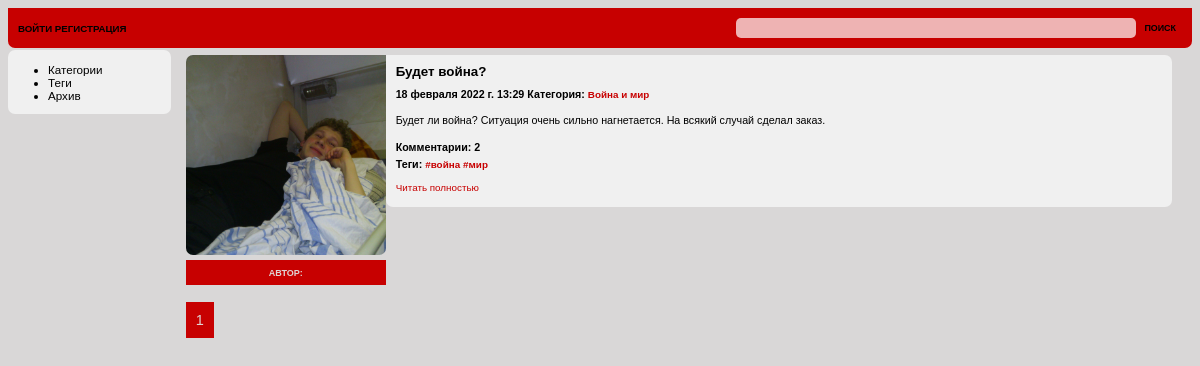
The app's page /, older data.
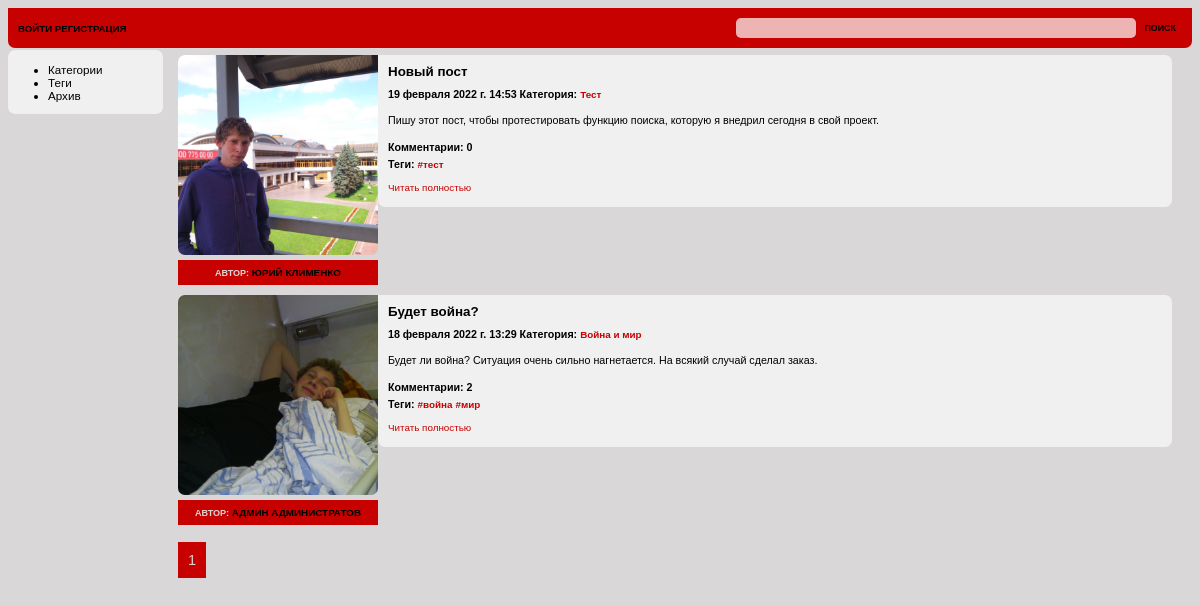
The same page, newer data.
### blog/models.py (models this page shows, shortened)
class Post(models.Model):
    author = models.ForeignKey(User, on_delete=models.SET('Неизвестный автор'))
    title = models.CharField(max_length = 100, unique = True, verbose_name='Заголовок')
    slug = models.SlugField(max_length = 100, unique = True)
    image = models.ImageField(upload_to='images/%Y/%m/%d/', null=True, blank=True, verbose_name='Изображение')
    category = models.ForeignKey(
        'Category',
        on_delete=models.CASCADE,
        verbose_name='Категория',
    )
    tags = models.ManyToManyField('Tag', blank = True, related_name='posts', verbose_name = 'Теги',)
    preview_text = models.TextField(max_length = 500, verbose_name='Превью')
    text = models.TextField(max_length = 5000, verbose_name='Текст')
    date_pub = models.DateTimeField(auto_now_add=True, verbose_name='Дата публикации')
    likes = models.ManyToManyField(User, blank = True, related_name='posts', verbose_name = 'Лайки')
    is_published = models.BooleanField("Опубликовано", null=True, blank=True)
    def get_absolute_url(self):
        return reverse('blog:post', kwargs={'category_slug': self.category.slug, 'post_slug': self.slug})
    class Meta:
        verbose_name = 'Пост'
        verbose_name_plural = 'Посты'
        ordering = ('-date_pub',)

class Category(models.Model):
    name = models.CharField(max_length = 50, verbose_name='Наименование')
    slug = models.SlugField(max_length = 50)
    def __str__(self):
        return self.name
    class Meta:
        verbose_name = 'Категория'
        verbose_name_plural = 'Категории'

class Tag(models.Model):
    name = models.CharField(max_length = 50, verbose_name='Тэг')
    slug = models.SlugField(max_length = 50)
    def __str__(self):
        return self.name
    class Meta:
        verbose_name = 'Тэг'
        verbose_name_plural = 'Тэги'

### user/models.py (models this page shows)
class User(AbstractUser):
    avatar = models.ImageField(upload_to='images/avatar/%Y/%m/%d/', blank=True, verbose_name='Аватар', default='images/avatar/default.bmp')
    email = models.EmailField('E-mail', unique=True)

### blog/views.py (the view)
# urls.py: path('', PostListView.as_view(), name='index'),
class PostListView(PostListData, ListView):
    @control_empty
    def get_queryset(self):
        return Post.objects.filter(
                                   is_published = True
                                   ).prefetch_related('tags'
                                   ).select_related('category', 'author'
                                   ).order_by('-date_pub'
                                   ).defer('text', 'is_published', 'author__avatar', 'author__date_joined',
                                           'author__is_active', 'author__is_staff', 'author__is_superuser',
                                           'author__password', 'author__username', 'author__email',
                                           'author__last_login'
                                    ).annotate(comments_count=Count('comments'))

### blog/forms.py
class SearchForm(forms.Form):
    text = forms.CharField(max_length=50)

### blog/views.py (called while the page is built)
def control_empty(get_queryset):
        def wrapper(self):
            obj = get_queryset(self)
            if len(obj) == 0:
                raise Http404
            return obj
        return wrapper

### blog/templates/blog/index.html (shortened to what this page needs)
{% extends 'blog/base.html' %}
{% block content %}
    {% for post in posts %}
        <div class="content">
            <div class="block-titul">
                <div class="block-titul-image">
                    <img src="{{ post.image.url }}"></img>
                </div>
                <div class="block-titul-author">
                    <h3><span class="author">Автор:</span> {{ post.author.first_name }} {{ post.author.last_name }} </h3>
                </div>
            </div>
            <div class="block-text">
            <h1>{{ post.title }}</h1>
            <h3>{{ post.date_pub }} Категория: <a href="{% url 'blog:category' post.category.slug %}"> {{post.category}} </a></h3>
             <p>{{ post.preview_text|linebreaks }}</p>
            <h3>Комментарии: {{ post.comments_count }}</h3>
            <h3>Теги: {% for tag in post.tags.all %} <a href="{% url 'blog:tag' tag.slug %}"> #{{ tag }}</a> {% endfor %}</h3>
            <a href="{{ post.get_absolute_url }}">   <p>Читать полностью</p></a></b>
            </div>
        </div>
    {% endfor %}
    <br>
<div class="paginator">
    {% for page in paginator.page_range %}
    {% if page_obj.number == page %}
    <div class="paginator2">{{ page }} </div>
    {% elif page >= page_obj.number|add:-2 and page <= page_obj.number|add:2 %}
    <a href="?page={{ page }}"><div class="paginator3">{{ page }}</div></a>
    {% endif %}
    {% endfor %}
</div>
</div>
{% endblock %}

### blog/templates/blog/base.html (shortened to what this page needs)
{% load static %}
<!DOCTYPE html>
<html>
<head>
    <link href="{% static 'blog/css/styles.css' %}" rel="stylesheet">
</head>
<body>
    <div class="page">
        <div class="header">
            <div class="login_info">
            {% if request.user.is_authenticated %}
            Добро пожаловать, {{ user.username }}<a href="{% url 'logout' %}"> Выйти</a>
            {% else %}
            <a href="{% url 'login' %}"> Войти </a><a href="{% url 'register' %}"> Регистрация </a>
            {% endif %}
            </div>
            <div class="search-form">
                <form method="post" action="{% url 'blog:search' %}">
                {{ form.text }}
                <button type="submit">Поиск</button>
                </form>
            </div>
        </div>
        <div class="body_page">
            <div class="sidebar">
                <ul>
                    <li>Категории</li>
                     <li>Теги</li>
                     <li>Архив</li>
                </ul>
            </div>
          <div class="cont">{% block content %} {% endblock %}</div>
        </div>
</body>
</html>

### blog/static/blog/css/styles.css (style rules this page uses)
* { box-sizing: border-box; font-family: Verdana, Helvetica, Arial, sans-serif; font-size: 92%; }
a { text-decoration: none }
body { background: #d9d7d7; }
input[type=text] { border-radius: 5px 5px 5px 5px; height: 20px; width: 400px; border: 0px; opacity: 70%; }
img { width: 10%; height: 10%; }
.page { background: #e0d3d3; display: flex; flex-direction: column; }
.header { padding-left: 10px; padding-right: 10px; line-height: 40px; height: 40px; display: flex; flex-direction: row; justify-content: space-between; background: #c70000; border-radius: 0px 0px 7px 7px; font-weight: 550; text-transform: uppercase; }
.login_info { color:#e0d3d3; }
.login_info a { color:black; }
.login_info a:link { color:black; text-decoration: none; }
.search-form button { border: 0; background: #c70000; font-weight: 550; text-transform: uppercase; }
.body_page { align-items: flex-start; background: #d9d7d7; padding-top:2px; display: flex; flex-direction: row; justify-content: flex-start; }
.sidebar { flex-grow:1; background: #f0f0f0; border-radius: 7px 7px 7px 7px; font-size: 120%; padding-right:20px; }
.cont { display: flex; flex-direction: column; flex-grow:7; margin-left: 15px; }
.content { align-items: flex-start; display: flex; flex-direction: row; justify-content: flex-start; border:0px solid black; padding-top: 5px; padding-right: 20px; margin-bottom: 5px; }
.block-titul img { display: flex; flex-direction: column; }
.block-titul-image img { object-fit: cover; height: 200px; width: 200px; border-radius: 7px 0px 7px 7px; }
.block-titul-author { height: 25px; line-height: 25px; text-align: center; background: #c70000; text-transform: uppercase; }
.author { color: #e0d3d3; }
.block-text { flex-grow:1; background: #f0f0f0; padding-left: 10px; padding-right: 10px; border-radius: 0px 7px 7px 7px; }
.content h1 { font-size: 150%; font-weight: bolder; }
.content h3 { font-size: 120%; margin-bottom: 0px; margin-top: 5px; }
.content p { font-size: 120%; line-height: 180%; }
.content a { color: #c70000; text-decoration: none; }
.paginator { display: flex; flex-direction: row; justify-content: flex-start; }
.paginator2 { font-size: 150%; background: #c70000; color: #e0d3d3; border: 0px solid black; padding: 10px; margin-right: 5px; }

Row changes from the older to the newer data that the page shows:
added Post: image (picture), author.first_name "ЮРИЙ", author.last_name "КЛИМЕНКО", title "Новый пост", date_pub "19 февраля 2022 г. 14:53", category "Тест", preview_text "Пишу этот пост, чтобы протестировать функцию поиска, которую я внедрил сегодня в свой проект.", comments_count "0"
added Tag: name "тест", shown under "ЮРИЙ"
changed through a linked row, Post "Будет война?": author.first_name (not shown) → "АДМИН"; author.last_name (not shown) → "АДМИНИСТРАТОВ"
